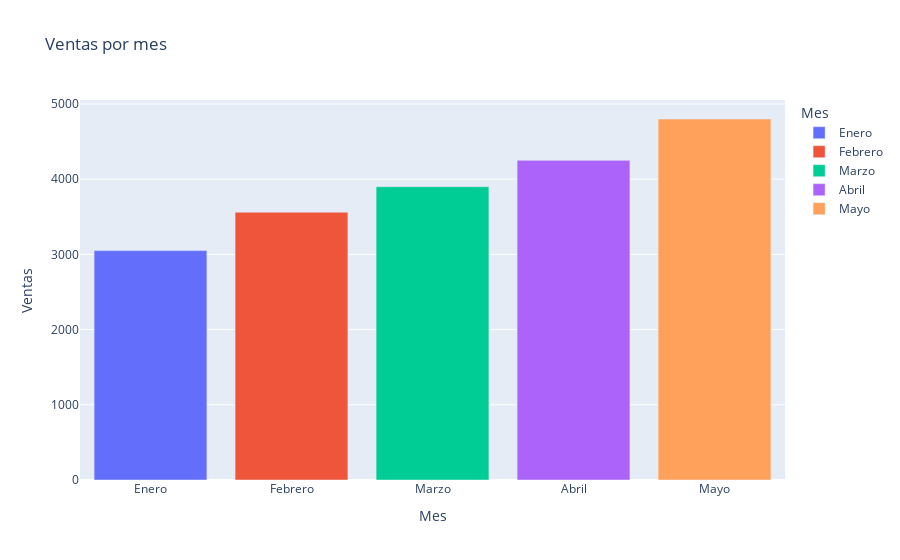

Notebook cell for this chart:
### Code cell
import pandas as pd
import plotly.express as px

df = pd.DataFrame({
    "Mes": ["Enero", "Febrero", "Marzo", "Abril", "Mayo"],
    "Ventas": [3050, 3560, 3900, 4250, 4800],
    "Gastos": [2000, 2100, 2500, 2600, 3000]
})
fig = px.bar(df, x="Mes", y="Ventas", title="Ventas por mes", color="Mes")
fig.show()

### Figure 1 — Plotly figure (JSON) as saved in the notebook; plotly's stock layout.template omitted (floating-point values rounded to 4 significant figures)
{"data": [{"hovertemplate": "Mes=%{x}<br>Ventas=%{y}<extra></extra>", "legendgroup": "Enero", "marker": {"color": "#636efa", "pattern": {"shape": ""}}, "name": "Enero", "orientation": "v", "showlegend": true, "textposition": "auto", "type": "bar", "x": ["Enero"], "xaxis": "x", "y": [3050], "yaxis": "y"}, {"hovertemplate": "Mes=%{x}<br>Ventas=%{y}<extra></extra>", "legendgroup": "Febrero", "marker": {"color": "#EF553B", "pattern": {"shape": ""}}, "name": "Febrero", "orientation": "v", "showlegend": true, "textposition": "auto", "type": "bar", "x": ["Febrero"], "xaxis": "x", "y": [3560], "yaxis": "y"}, {"hovertemplate": "Mes=%{x}<br>Ventas=%{y}<extra></extra>", "legendgroup": "Marzo", "marker": {"color": "#00cc96", "pattern": {"shape": ""}}, "name": "Marzo", "orientation": "v", "showlegend": true, "textposition": "auto", "type": "bar", "x": ["Marzo"], "xaxis": "x", "y": [3900], "yaxis": "y"}, {"hovertemplate": "Mes=%{x}<br>Ventas=%{y}<extra></extra>", "legendgroup": "Abril", "marker": {"color": "#ab63fa", "pattern": {"shape": ""}}, "name": "Abril", "orientation": "v", "showlegend": true, "textposition": "auto", "type": "bar", "x": ["Abril"], "xaxis": "x", "y": [4250], "yaxis": "y"}, {"hovertemplate": "Mes=%{x}<br>Ventas=%{y}<extra></extra>", "legendgroup": "Mayo", "marker": {"color": "#FFA15A", "pattern": {"shape": ""}}, "name": "Mayo", "orientation": "v", "showlegend": true, "textposition": "auto", "type": "bar", "x": ["Mayo"], "xaxis": "x", "y": [4800], "yaxis": "y"}], "layout": {"barmode": "relative", "legend": {"title": {"text": "Mes"}, "tracegroupgap": 0}, "title": {"text": "Ventas por mes"}, "xaxis": {"anchor": "y", "categoryarray": ["Enero", "Febrero", "Marzo", "Abril", "Mayo"], "categoryorder": "array", "domain": [0, 1], "title": {"text": "Mes"}}, "yaxis": {"anchor": "x", "domain": [0, 1], "title": {"text": "Ventas"}}}}
